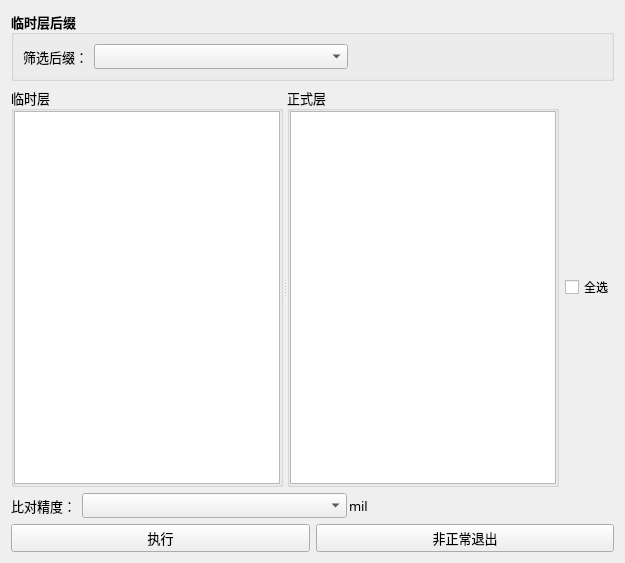
<?xml version="1.0" encoding="UTF-8"?>
<ui version="4.0">
 <class>Form</class>
 <widget class="QWidget" name="Form">
  <property name="geometry">
   <rect>
    <x>0</x>
    <y>0</y>
    <width>625</width>
    <height>558</height>
   </rect>
  </property>
  <property name="font">
   <font>
    <family>微软雅黑</family>
    <pointsize>10</pointsize>
   </font>
  </property>
  <property name="windowTitle">
   <string>临时层比对</string>
  </property>
  <layout class="QVBoxLayout" name="verticalLayout_3" stretch="0,1,0,0">
   <item>
    <layout class="QHBoxLayout" name="horizontalLayout">
     <item>
      <widget class="QGroupBox" name="groupBox">
       <property name="font">
        <font>
         <family>微软雅黑</family>
         <pointsize>10</pointsize>
         <weight>75</weight>
         <bold>true</bold>
        </font>
       </property>
       <property name="title">
        <string>临时层后缀</string>
       </property>
       <layout class="QHBoxLayout" name="horizontalLayout_2" stretch="0,1,1">
        <item>
         <widget class="QLabel" name="label_3">
          <property name="font">
           <font>
            <family>微软雅黑</family>
            <pointsize>10</pointsize>
            <weight>50</weight>
            <bold>false</bold>
           </font>
          </property>
          <property name="text">
           <string>筛选后缀：</string>
          </property>
         </widget>
        </item>
        <item>
         <widget class="QComboBox" name="comboBox_temp">
          <property name="font">
           <font>
            <family>微软雅黑</family>
            <pointsize>9</pointsize>
            <weight>50</weight>
            <bold>false</bold>
           </font>
          </property>
         </widget>
        </item>
        <item>
         <spacer name="horizontalSpacer">
          <property name="orientation">
           <enum>Qt::Horizontal</enum>
          </property>
          <property name="sizeHint" stdset="0">
           <size>
            <width>40</width>
            <height>20</height>
           </size>
          </property>
         </spacer>
        </item>
       </layout>
      </widget>
     </item>
    </layout>
   </item>
   <item>
    <layout class="QHBoxLayout" name="horizontalLayout_6">
     <property name="spacing">
      <number>6</number>
     </property>
     <item>
      <widget class="QSplitter" name="splitter">
       <property name="orientation">
        <enum>Qt::Horizontal</enum>
       </property>
       <property name="opaqueResize">
        <bool>true</bool>
       </property>
       <widget class="QGroupBox" name="groupBox_2">
        <property name="minimumSize">
         <size>
          <width>0</width>
          <height>400</height>
         </size>
        </property>
        <property name="title">
         <string>临时层</string>
        </property>
        <layout class="QVBoxLayout" name="verticalLayout">
         <property name="leftMargin">
          <number>0</number>
         </property>
         <property name="topMargin">
          <number>0</number>
         </property>
         <property name="rightMargin">
          <number>0</number>
         </property>
         <property name="bottomMargin">
          <number>0</number>
         </property>
         <item>
          <widget class="QListWidget" name="listWidget">
           <property name="cursor" stdset="0">
            <cursorShape>PointingHandCursor</cursorShape>
           </property>
          </widget>
         </item>
        </layout>
       </widget>
       <widget class="QGroupBox" name="groupBox_3">
        <property name="title">
         <string>正式层</string>
        </property>
        <layout class="QVBoxLayout" name="verticalLayout_2">
         <property name="leftMargin">
          <number>0</number>
         </property>
         <property name="topMargin">
          <number>0</number>
         </property>
         <property name="rightMargin">
          <number>0</number>
         </property>
         <property name="bottomMargin">
          <number>0</number>
         </property>
         <item>
          <widget class="QTableWidget" name="tableWidget"/>
         </item>
        </layout>
       </widget>
      </widget>
     </item>
     <item>
      <widget class="QCheckBox" name="checkBox_all">
       <property name="font">
        <font>
         <family>微软雅黑</family>
         <pointsize>9</pointsize>
        </font>
       </property>
       <property name="cursor">
        <cursorShape>PointingHandCursor</cursorShape>
       </property>
       <property name="text">
        <string>全选</string>
       </property>
      </widget>
     </item>
    </layout>
   </item>
   <item>
    <layout class="QHBoxLayout" name="horizontalLayout_4" stretch="0,1">
     <item>
      <widget class="QLabel" name="label">
       <property name="text">
        <string>比对精度：</string>
       </property>
      </widget>
     </item>
     <item>
      <layout class="QHBoxLayout" name="horizontalLayout_3" stretch="0,0">
       <property name="spacing">
        <number>2</number>
       </property>
       <item>
        <widget class="QComboBox" name="comboBox_resolution">
         <property name="font">
          <font>
           <family>微软雅黑</family>
           <pointsize>9</pointsize>
          </font>
         </property>
        </widget>
       </item>
       <item>
        <widget class="QLabel" name="label_2">
         <property name="text">
          <string>mil</string>
         </property>
        </widget>
       </item>
      </layout>
     </item>
    </layout>
   </item>
   <item>
    <layout class="QHBoxLayout" name="horizontalLayout_5">
     <item>
      <widget class="QPushButton" name="pushButton_exec">
       <property name="cursor">
        <cursorShape>PointingHandCursor</cursorShape>
       </property>
       <property name="text">
        <string>执行</string>
       </property>
      </widget>
     </item>
     <item>
      <widget class="QPushButton" name="pushButton_exit">
       <property name="cursor">
        <cursorShape>PointingHandCursor</cursorShape>
       </property>
       <property name="text">
        <string>非正常退出</string>
       </property>
      </widget>
     </item>
    </layout>
   </item>
  </layout>
 </widget>
 <resources/>
 <connections/>
</ui>
